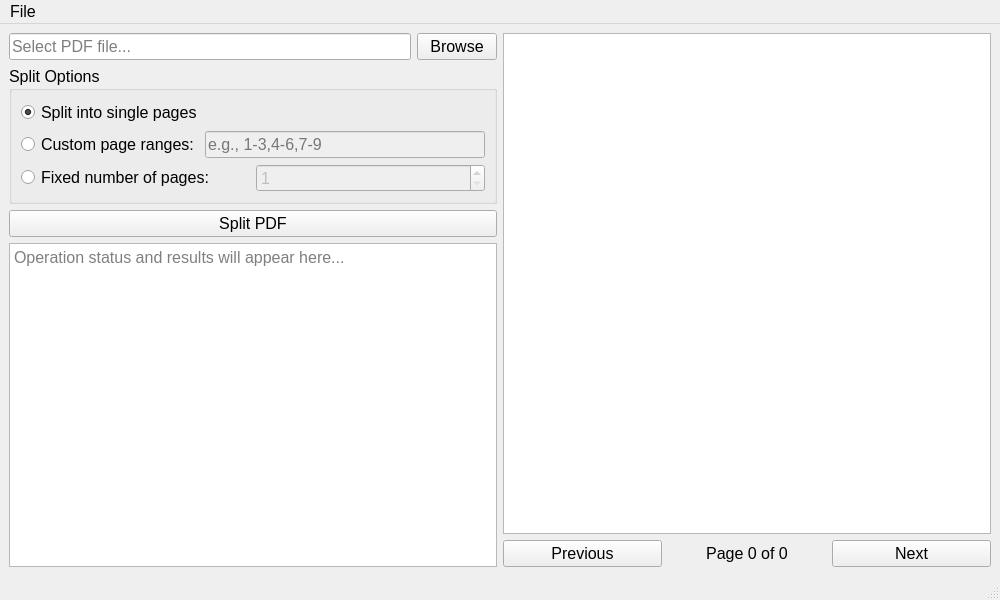
<?xml version="1.0" encoding="UTF-8"?>
<ui version="4.0">
 <class>MainWindow</class>
 <widget class="QMainWindow" name="MainWindow">
  <property name="geometry">
   <rect>
    <x>0</x>
    <y>0</y>
    <width>1000</width>
    <height>600</height>
   </rect>
  </property>
  <property name="font">
   <font>
    <pointsize>12</pointsize>
   </font>
  </property>
  <property name="windowTitle">
   <string>PDF Splitter</string>
  </property>
  <widget class="QWidget" name="centralwidget">
   <layout class="QHBoxLayout" name="horizontalLayout_3">
    <item>
     <layout class="QVBoxLayout" name="leftLayout">
      <item>
       <layout class="QHBoxLayout" name="horizontalLayout">
        <item>
         <widget class="QLineEdit" name="inputFileEdit">
          <property name="font">
           <font>
            <pointsize>12</pointsize>
           </font>
          </property>
          <property name="placeholderText">
           <string>Select PDF file...</string>
          </property>
          <property name="readOnly">
           <bool>true</bool>
          </property>
         </widget>
        </item>
        <item>
         <widget class="QPushButton" name="browseButton">
          <property name="font">
           <font>
            <pointsize>12</pointsize>
           </font>
          </property>
          <property name="text">
           <string>Browse</string>
          </property>
         </widget>
        </item>
       </layout>
      </item>
      <item>
       <widget class="QGroupBox" name="splitOptionsGroup">
        <property name="font">
         <font>
          <pointsize>12</pointsize>
         </font>
        </property>
        <property name="title">
         <string>Split Options</string>
        </property>
        <layout class="QVBoxLayout" name="verticalLayout_2">
         <item>
          <widget class="QRadioButton" name="singlePagesRadio">
           <property name="text">
            <string>Split into single pages</string>
           </property>
           <property name="checked">
            <bool>true</bool>
           </property>
          </widget>
         </item>
         <item>
          <layout class="QHBoxLayout" name="horizontalLayout_2">
           <item>
            <widget class="QRadioButton" name="customRangeRadio">
             <property name="text">
              <string>Custom page ranges:</string>
             </property>
            </widget>
           </item>
           <item>
            <widget class="QLineEdit" name="rangeEdit">
             <property name="enabled">
              <bool>false</bool>
             </property>
             <property name="placeholderText">
              <string>e.g., 1-3,4-6,7-9</string>
             </property>
            </widget>
           </item>
          </layout>
         </item>
         <item>
          <layout class="QHBoxLayout" name="horizontalLayout_3">
           <item>
            <widget class="QRadioButton" name="fixedPagesRadio">
             <property name="text">
              <string>Fixed number of pages:</string>
             </property>
            </widget>
           </item>
           <item>
            <widget class="QSpinBox" name="pagesSpinBox">
             <property name="enabled">
              <bool>false</bool>
             </property>
             <property name="minimum">
              <number>1</number>
             </property>
             <property name="value">
              <number>1</number>
             </property>
            </widget>
           </item>
          </layout>
         </item>
        </layout>
       </widget>
      </item>
      <item>
       <widget class="QPushButton" name="splitButton">
        <property name="font">
         <font>
          <pointsize>12</pointsize>
         </font>
        </property>
        <property name="text">
         <string>Split PDF</string>
        </property>
       </widget>
      </item>
      <item>
       <widget class="QTextEdit" name="outputText">
        <property name="font">
         <font>
          <pointsize>12</pointsize>
         </font>
        </property>
        <property name="readOnly">
         <bool>true</bool>
        </property>
        <property name="placeholderText">
         <string>Operation status and results will appear here...</string>
        </property>
       </widget>
      </item>
     </layout>
    </item>
    <item>
     <layout class="QVBoxLayout" name="rightLayout">
      <item>
       <widget class="QGraphicsView" name="previewView">
        <property name="sizePolicy">
         <sizepolicy hsizetype="Expanding" vsizetype="Expanding">
          <horstretch>1</horstretch>
          <verstretch>0</verstretch>
         </sizepolicy>
        </property>
       </widget>
      </item>
      <item>
       <layout class="QHBoxLayout" name="navigationLayout">
        <item>
         <widget class="QPushButton" name="prevButton">
          <property name="text">
           <string>Previous</string>
          </property>
         </widget>
        </item>
        <item>
         <widget class="QLabel" name="pageLabel">
          <property name="text">
           <string>Page 0 of 0</string>
          </property>
          <property name="alignment">
           <set>Qt::AlignCenter</set>
          </property>
         </widget>
        </item>
        <item>
         <widget class="QPushButton" name="nextButton">
          <property name="text">
           <string>Next</string>
          </property>
         </widget>
        </item>
       </layout>
      </item>
     </layout>
    </item>
   </layout>
  </widget>
  <widget class="QMenuBar" name="menubar">
   <property name="geometry">
    <rect>
     <x>0</x>
     <y>0</y>
     <width>1000</width>
     <height>27</height>
    </rect>
   </property>
   <widget class="QMenu" name="menuFile">
    <property name="title">
     <string>File</string>
    </property>
    <addaction name="actionExit"/>
   </widget>
   <addaction name="menuFile"/>
  </widget>
  <widget class="QStatusBar" name="statusbar"/>
  <action name="actionExit">
   <property name="text">
    <string>Exit</string>
   </property>
   <property name="shortcut">
    <string>Ctrl+Q</string>
   </property>
  </action>
 </widget>
 <resources/>
 <connections/>
</ui>
